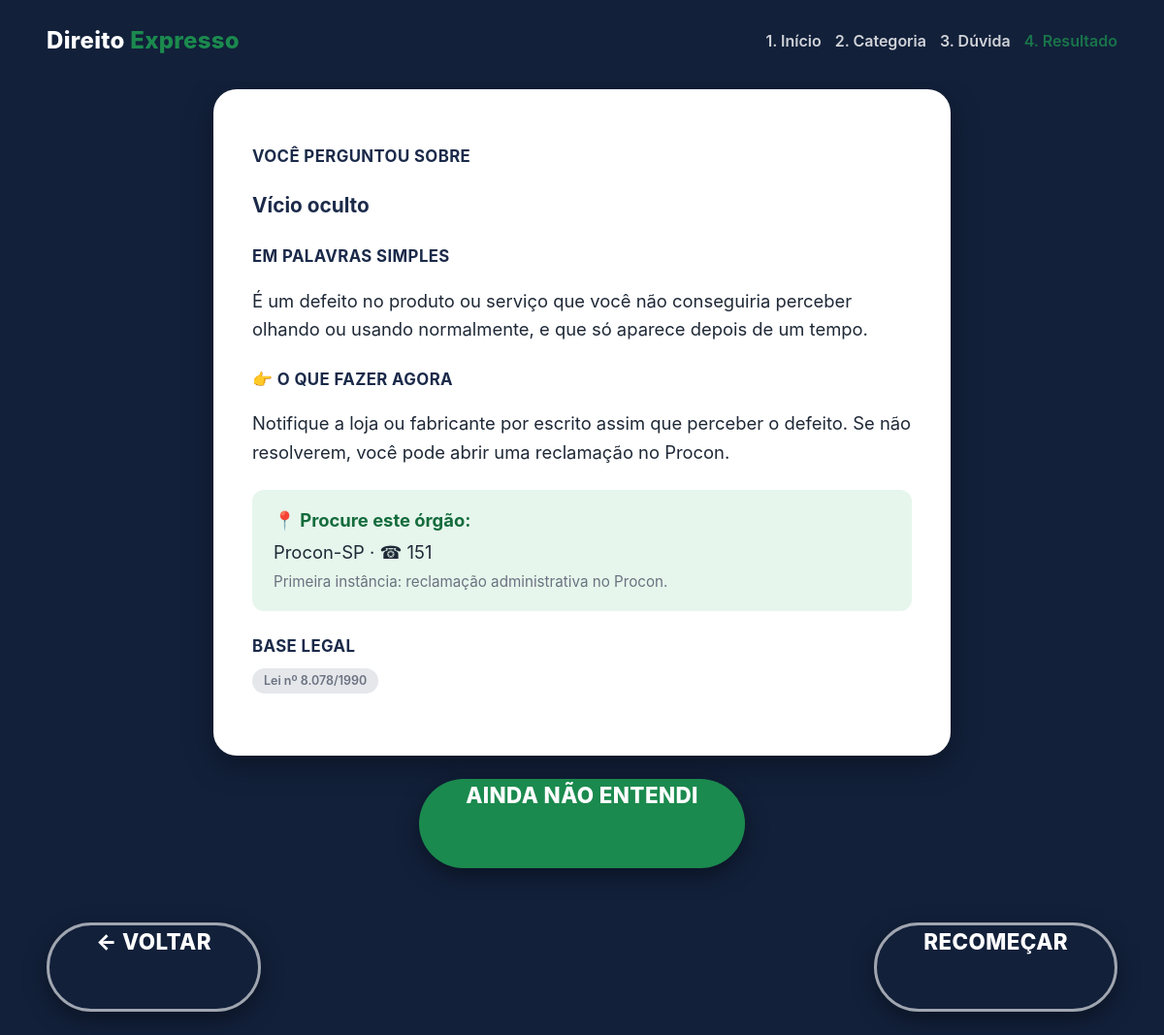
The page /totem.php?page=resultado&termo=1 on the database its author committed.
### tables this page shows
CREATE TABLE TermoJuridico (
  idTermo               INT UNSIGNED AUTO_INCREMENT PRIMARY KEY,
  idCategoria           INT UNSIGNED NOT NULL,
  termoTecnico          VARCHAR(150) NOT NULL,
  explicacaoColoquial   TEXT         NOT NULL,
  proxPassoSugerido     TEXT         NULL,
  dataCadastro          DATETIME     NOT NULL DEFAULT CURRENT_TIMESTAMP,
  CONSTRAINT fk_termo_categoria
    FOREIGN KEY (idCategoria) REFERENCES Categoria(idCategoria)
    ON UPDATE CASCADE ON DELETE RESTRICT,
  UNIQUE KEY uq_termo_tecnico (termoTecnico)
);

CREATE TABLE TermoOrgao (
  idTermo     INT UNSIGNED NOT NULL,
  idOrgao     INT UNSIGNED NOT NULL,
  observacao  TEXT NULL,
  PRIMARY KEY (idTermo, idOrgao),
  CONSTRAINT fk_termoorgao_termo
    FOREIGN KEY (idTermo) REFERENCES TermoJuridico(idTermo) ON DELETE CASCADE,
  CONSTRAINT fk_termoorgao_orgao
    FOREIGN KEY (idOrgao) REFERENCES OrgaoCompetente(idOrgao) ON DELETE CASCADE
);

CREATE TABLE OrgaoCompetente (
  idOrgao     INT UNSIGNED AUTO_INCREMENT PRIMARY KEY,
  nome        VARCHAR(150) NOT NULL,
  tipoOrgao   VARCHAR(80)  NULL,
  endereco    VARCHAR(255) NULL,
  telefone    VARCHAR(30)  NULL,
  site        VARCHAR(255) NULL
);

CREATE TABLE Lei (
  idLei           INT UNSIGNED AUTO_INCREMENT PRIMARY KEY,
  idCategoria     INT UNSIGNED NOT NULL,
  numeroLei       VARCHAR(50)  NOT NULL,
  tipoNorma       VARCHAR(50)  NOT NULL COMMENT 'Ex: Lei Federal, Decreto, Constituição',
  ementa          TEXT         NOT NULL,
  dataPublicacao  DATE         NULL,
  CONSTRAINT fk_lei_categoria
    FOREIGN KEY (idCategoria) REFERENCES Categoria(idCategoria)
    ON UPDATE CASCADE ON DELETE RESTRICT
);

### app/Core/helpers.php (called while the page is built, shortened)
<?php
function renderView(string $view, array $dados = []): void
{
    extract($dados);
    $caminho = dirname(__DIR__) . '/Views/' . $view . '.php';
    require $caminho;
}
function e(?string $valor): string
{
    return htmlspecialchars($valor ?? '', ENT_QUOTES, 'UTF-8');
}

### app/Controllers/TriagemController.php (called while the page is built, shortened)
<?php
require_once __DIR__ . '/../Models/TermoJuridico.php';
class TriagemController
{
    public static function totemResultado(): void
    {
        $idTermo = (int) ($_GET['termo'] ?? 0);
        $termo = TermoJuridico::find($idTermo);
        $orgaos = TermoJuridico::getOrgaos($idTermo);
        $leis = TermoJuridico::getLeis($idTermo);
        renderView('totem/resultado', [
            'termo' => $termo,
            'orgaos' => $orgaos,
            'leis' => $leis,
        ]);
    }
}

### app/Config/config.php (called while the page is built, shortened)
<?php
return $GLOBALS['__direitoExpressoConfig'];

### app/Models/Database.php (called while the page is built, shortened)
<?php
class Database
{
    private static ?PDO $instance = null;
    public static function getConnection(): PDO
    {
        if (self::$instance === null) {
            $config = require dirname(__DIR__) . '/Config/config.php';
            $db = $config['db'];
            $dsn = "mysql:host={$db['host']};port={$db['port']};dbname={$db['name']};charset={$db['charset']}";
            $opcoes = [
                PDO::ATTR_ERRMODE            => PDO::ERRMODE_EXCEPTION,
                PDO::ATTR_DEFAULT_FETCH_MODE => PDO::FETCH_ASSOC,
                PDO::ATTR_EMULATE_PREPARES   => false,
            ];
            self::$instance = new PDO($dsn, $db['user'], $db['pass'], $opcoes);
        }
        return self::$instance;
    }
}

### app/Models/TermoJuridico.php (called while the page is built, shortened)
<?php
require_once __DIR__ . '/Database.php';
class TermoJuridico
{
    public static function find(int $idTermo): ?array
    {
        $stmt = Database::getConnection()->prepare('SELECT * FROM TermoJuridico WHERE idTermo = ?');
        $stmt->execute([$idTermo]);
        $linha = $stmt->fetch();
        return $linha ?: null;
    }
    public static function getOrgaos(int $idTermo): array
    {
        $sql = 'SELECT o.*, tor.observacao
                FROM TermoOrgao tor
                JOIN OrgaoCompetente o ON o.idOrgao = tor.idOrgao
                WHERE tor.idTermo = ?';
        $stmt = Database::getConnection()->prepare($sql);
        $stmt->execute([$idTermo]);
        return $stmt->fetchAll();
    }
    public static function getLeis(int $idTermo): array
    {
        $sql = 'SELECT l.*
                FROM TermoLei tl
                JOIN Lei l ON l.idLei = tl.idLei
                WHERE tl.idTermo = ?';
        $stmt = Database::getConnection()->prepare($sql);
        $stmt->execute([$idTermo]);
        return $stmt->fetchAll();
    }
}

### app/Views/totem/resultado.php (the view, shortened to what this page needs)
<?php
require __DIR__ . '/partials/layout-topo.php';
?>
<div class="totem-conteudo">
  <div class="totem-resultado">
    <div class="bloco">
      <h3>Você perguntou sobre</h3>
      <p style="font-weight:700;font-size:1.3rem;color:var(--cor-secundaria);"><?= e($termo['termoTecnico']) ?></p>
    </div>
    <div class="bloco">
      <h3>Em palavras simples</h3>
      <p><?= nl2br(e($termo['explicacaoColoquial'])) ?></p>
    </div>
    <?php if (!empty($termo['proxPassoSugerido'])): ?>
      <div class="bloco">
        <h3>👉 O que fazer agora</h3>
        <p><?= nl2br(e($termo['proxPassoSugerido'])) ?></p>
      </div>
    <?php endif; ?>
    <?php if (!empty($orgaos)): ?>
      <div class="bloco orgao-destino">
        <strong>📍 Procure este órgão:</strong>
        <?php foreach ($orgaos as $orgao): ?>
          <p style="margin:4px 0;">
            <?= e($orgao['nome']) ?>
            <?php if (!empty($orgao['telefone'])): ?> · ☎ <?= e($orgao['telefone']) ?><?php endif; ?>
          </p>
          <?php if (!empty($orgao['observacao'])): ?>
            <p class="texto-suave" style="margin:0;font-size:0.95rem;"><?= e($orgao['observacao']) ?></p>
          <?php endif; ?>
        <?php endforeach; ?>
      </div>
    <?php endif; ?>
    <?php if (!empty($leis)): ?>
      <div class="bloco">
        <h3>Base legal</h3>
        <?php foreach ($leis as $lei): ?>
          <span class="pill pill-cinza"><?= e($lei['numeroLei']) ?></span>
        <?php endforeach; ?>
      </div>
    <?php endif; ?>
  </div>
  <div style="margin-top:24px;display:flex;gap:16px;flex-wrap:wrap;justify-content:center;">
    <a href="totem.php?page=chatbot&amp;categoria=<?= (int) $termo['idCategoria'] ?>" class="totem-botao totem-botao-primario">Ainda não entendi</a>
  </div>
</div>
<div class="totem-rodape">
  <a href="totem.php?page=duvidas&amp;categoria=<?= (int) $termo['idCategoria'] ?>" class="totem-botao totem-botao-secundario">← Voltar</a>
  <a href="totem.php?page=inicio" class="totem-botao totem-botao-secundario">Recomeçar</a>
</div>
<?php require __DIR__ . '/partials/layout-rodape.php'; ?>

### public/assets/css/base.css (style rules this page uses)
:root { --cor-primaria: #1b8a4e; --cor-primaria-escura: #146b3c; --cor-primaria-clara: #e6f6ec; --cor-secundaria: #1b2a4a; --cor-secundaria-escura: #12203a; --cor-texto: #1f2937; --cor-texto-suave: #6b7280; --cor-fundo: #f7f9fc; --cor-borda: #e5e7eb; --cor-branco: #ffffff; --cor-azul: #2f6fed; --cor-azul-clara: #e8f0fe; --cor-laranja: #f5a524; --cor-laranja-clara: #fdf1dd; --cor-roxo: #7c4dff; --cor-roxo-claro: #efe9ff; --cor-vermelho: #dc2626; --cor-vermelho-clara: #fde8e8; --raio: 12px; --raio-pequeno: 8px; --sombra: 0 4px 16px rgba(20, 32, 58, 0.08); --fonte: -apple-system, "Segoe UI", Roboto, Arial, sans-serif; }
* { box-sizing: border-box; }
html, body { margin: 0; padding: 0; }
body { font-family: var(--fonte); color: var(--cor-texto); background: var(--cor-fundo); line-height: 1.5; }
a { color: inherit; text-decoration: none; }
.pill { display: inline-flex; align-items: center; gap: 6px; padding: 4px 12px; border-radius: 999px; font-size: 0.78rem; font-weight: 600; }
.pill-cinza { background: var(--cor-borda); color: var(--cor-texto-suave); }
.texto-suave { color: var(--cor-texto-suave); }

### public/assets/css/totem.css (style rules this page uses)
html.totem, body.totem { height: 100%; overflow: hidden; background: var(--cor-secundaria-escura); color: var(--cor-branco); -webkit-tap-highlight-color: transparent; user-select: none; }
.totem-conteudo { flex: 1; overflow-y: auto; scrollbar-width: none; -ms-overflow-style: none; padding: 8px 48px 32px; display: flex; flex-direction: column; align-items: center; text-align: center; }
.totem-botao { min-height: 92px; padding: 0 48px; font-size: 1.4rem; font-weight: 800; border-radius: 999px; border: none; text-transform: uppercase; letter-spacing: 0.4px; box-shadow: 0 8px 24px rgba(0, 0, 0, 0.4); transition: transform 0.08s ease; }
.totem-botao-primario { background: var(--cor-primaria); color: var(--cor-branco); }
.totem-botao-secundario { background: transparent; color: var(--cor-branco); border: 3px solid rgba(255, 255, 255, 0.6); }
.totem-rodape { flex-shrink: 0; padding: 24px 48px; display: flex; justify-content: space-between; align-items: center; }
.totem-resultado { background: var(--cor-branco); color: var(--cor-texto); border-radius: 24px; padding: 40px; max-width: 760px; width: 100%; text-align: left; box-shadow: 0 10px 30px rgba(0, 0, 0, 0.35); }
.totem-resultado .bloco { margin-bottom: 24px; }
.totem-resultado .bloco h3 { color: var(--cor-secundaria); font-size: 1.05rem; text-transform: uppercase; letter-spacing: 0.4px; margin-bottom: 8px; }
.totem-resultado .bloco p { font-size: 1.15rem; line-height: 1.6; }
.totem-resultado .orgao-destino { background: var(--cor-primaria-clara); border-radius: var(--raio); padding: 18px 22px; }
.totem-resultado .orgao-destino strong { display: block; color: var(--cor-primaria-escura); font-size: 1.15rem; margin-bottom: 4px; }

### rows shown on the page
termojuridico: termoTecnico "Vício oculto", explicacaoColoquial "É um defeito no produto ou serviço que você não conseguiria perceber olhando ou usando normalmente, e que só aparece depois de um tempo.", proxPassoSugerido "Notifique a loja ou fabricante por escrito assim que perceber o defeito. Se não resolverem, você pode abrir uma reclamação no Procon."
termoorgao: idOrgao.nome "Procon-SP", idOrgao.telefone "151", observacao "Primeira instância: reclamação administrativa no Procon."
lei: numeroLei "Lei nº 8.078/1990"

### other values the page prints
$rotulo "Início"
$rotulo "Categoria"
$rotulo "Dúvida"
$rotulo "Resultado"
